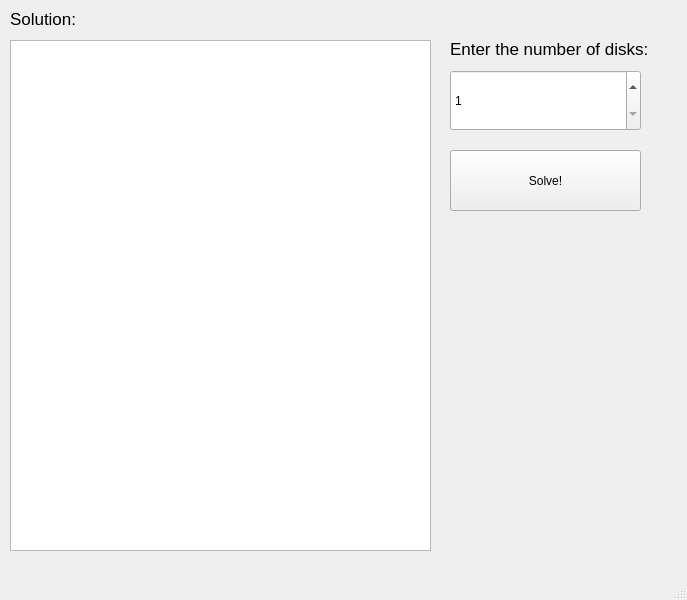
<?xml version="1.0" encoding="UTF-8"?>
<ui version="4.0">
 <class>MainWindow</class>
 <widget class="QMainWindow" name="MainWindow">
  <property name="geometry">
   <rect>
    <x>0</x>
    <y>0</y>
    <width>687</width>
    <height>600</height>
   </rect>
  </property>
  <property name="windowTitle">
   <string>MainWindow</string>
  </property>
  <widget class="QWidget" name="centralwidget">
   <widget class="QLabel" name="label">
    <property name="geometry">
     <rect>
      <x>10</x>
      <y>10</y>
      <width>171</width>
      <height>17</height>
     </rect>
    </property>
    <property name="font">
     <font>
      <pointsize>13</pointsize>
     </font>
    </property>
    <property name="text">
     <string>Solution:</string>
    </property>
   </widget>
   <widget class="QLabel" name="label_2">
    <property name="geometry">
     <rect>
      <x>450</x>
      <y>40</y>
      <width>221</width>
      <height>17</height>
     </rect>
    </property>
    <property name="font">
     <font>
      <pointsize>13</pointsize>
     </font>
    </property>
    <property name="text">
     <string>Enter the number of disks:</string>
    </property>
   </widget>
   <widget class="QSpinBox" name="spinBox">
    <property name="geometry">
     <rect>
      <x>450</x>
      <y>70</y>
      <width>191</width>
      <height>61</height>
     </rect>
    </property>
    <property name="minimum">
     <number>1</number>
    </property>
    <property name="maximum">
     <number>18</number>
    </property>
   </widget>
   <widget class="QPushButton" name="solveButton">
    <property name="geometry">
     <rect>
      <x>450</x>
      <y>150</y>
      <width>191</width>
      <height>61</height>
     </rect>
    </property>
    <property name="text">
     <string>Solve!</string>
    </property>
   </widget>
   <widget class="QTextEdit" name="textEdit">
    <property name="geometry">
     <rect>
      <x>10</x>
      <y>40</y>
      <width>421</width>
      <height>511</height>
     </rect>
    </property>
   </widget>
  </widget>
  <widget class="QMenuBar" name="menubar">
   <property name="geometry">
    <rect>
     <x>0</x>
     <y>0</y>
     <width>687</width>
     <height>22</height>
    </rect>
   </property>
  </widget>
  <widget class="QStatusBar" name="statusbar"/>
 </widget>
 <resources/>
 <connections/>
</ui>
